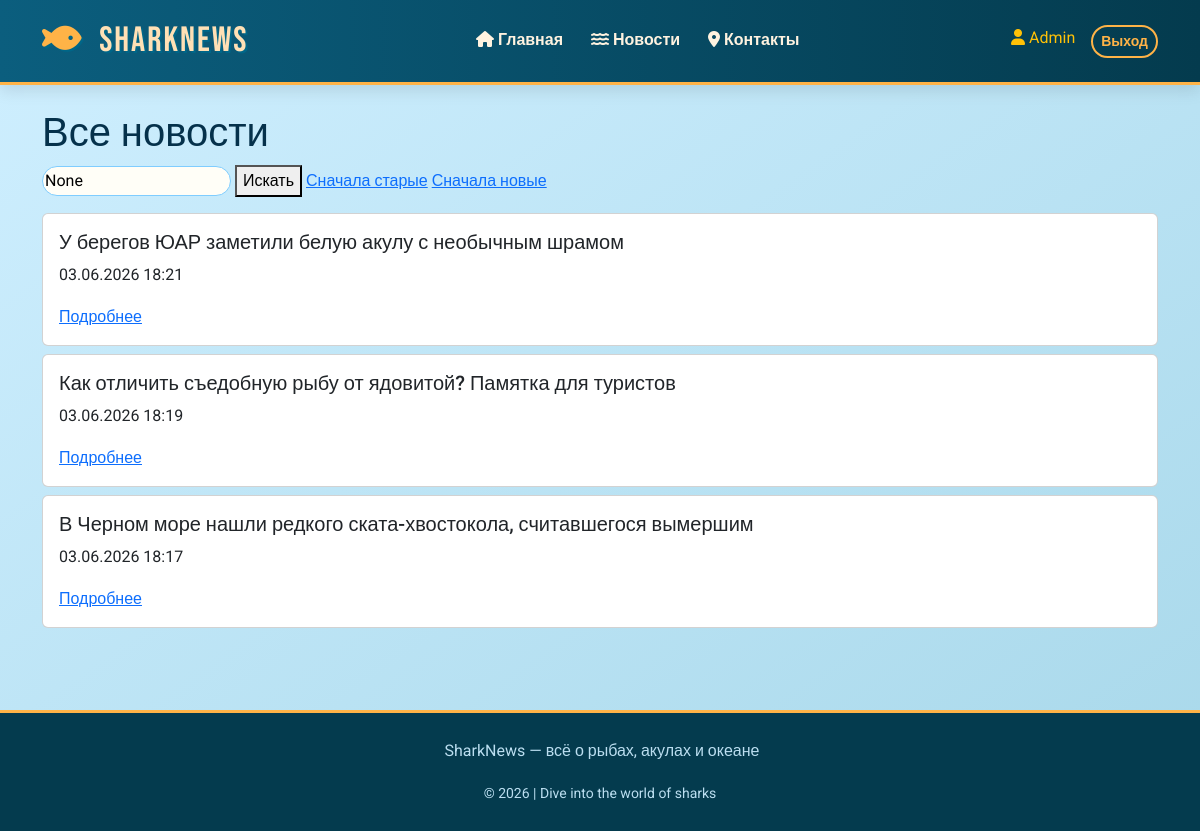
The page /news/ (signed in) on the database its author committed.
### newsapp/models.py (models this page shows)
class News(models.Model):
    title = models.CharField(max_length=200)
    content = models.TextField()
    author = models.ForeignKey(User, on_delete=models.CASCADE)
    pub_date = models.DateTimeField(default=timezone.now)
    image = models.ImageField(upload_to='news/', blank=True, null=True)

### newsapp/views.py (the view)
# urls.py: path('news/', views.news_list, name='news_list'),
def news_list(request):
    news = News.objects.all()
    search = request.GET.get('search')
    if search:
        news = news.filter(title__icontains=search)
    sort = request.GET.get('sort')
    if sort == 'asc':
        news = news.order_by('pub_date')
    else:
        news = news.order_by('-pub_date')
    return render(request, 'news_list.html', {'news': news, 'search': search})

### newsapp/templates/news_list.html
{% extends 'base.html' %}
{% block content %}
<h1>Все новости</h1>
<form method="get" class="mb-3">
    <input name="search" value="{{ search }}" placeholder="Поиск по названию">
    <button type="submit">Искать</button>
    <a href="?sort=asc">Сначала старые</a>
    <a href="?sort=desc">Сначала новые</a>
</form>
{% for item in news %}
    <div class="card mb-2">
        <div class="card-body">
            <h5>{{ item.title }}</h5>
            <p>{{ item.pub_date|date:"d.m.Y H:i" }}</p>
            <a href="/news/{{ item.id }}/">Подробнее</a>
        </div>
    </div>
{% empty %}
    <p>Новостей не найдено.</p>
{% endfor %}
{% endblock %}

### newsapp/templates/base.html (shortened to what this page needs)
<!DOCTYPE html>
<html lang="ru">
<head>
    <link href="https://cdn.jsdelivr.net/npm/bootstrap@5.3.0/dist/css/bootstrap.min.css" rel="stylesheet">
    <link rel="stylesheet" href="https://cdnjs.cloudflare.com/ajax/libs/font-awesome/6.0.0-beta3/css/all.min.css">
</head>
<body>
<nav class="navbar navbar-expand-lg navbar-marine">
    <div class="container">
        <a class="navbar-brand" href="/">
            <i class="fas fa-fish"></i> SharkNews
        </a>
        <div class="collapse navbar-collapse" id="marineNav">
            <ul class="navbar-nav mx-auto">
                <li class="nav-item"><a class="nav-link" href="/"><i class="fas fa-home"></i> Главная</a></li>
                <li class="nav-item"><a class="nav-link" href="/news/"><i class="fas fa-water"></i> Новости</a></li>
                <li class="nav-item"><a class="nav-link" href="/contacts/"><i class="fas fa-map-marker-alt"></i> Контакты</a></li>
            </ul>
            <div class="d-flex">
                {% if user.is_authenticated %}
                    <span class="text-warning me-3"><i class="fas fa-user"></i> {{ user.username }}</span>
                    <a href="/logout/" class="btn btn-outline-light btn-sm">Выход</a>
                {% else %}
                    <a href="/login/" class="btn btn-outline-light me-2">Вход</a>
                    <a href="/register/" class="btn btn-coral">Регистрация</a>
                {% endif %}
            </div>
        </div>
    </div>
</nav>
<div class="container py-4">
    {% block content %}
    {% endblock %}
</div>
<footer class="footer-deep text-center">
    <div class="container">
        <p> SharkNews — всё о рыбах, акулах и океане</p>
        <small>© 2026 | Dive into the world of sharks</small>
    </div>
</footer>
</body>
</html>

### newsapp/templates/base.html (style rules this page uses)
:root { --deep-ocean: #0b3b4f; --wave-blue: #2c7da0; --coral: #ff7e67; --sand: #f9e7c2; --light-cyan: #d9f0f7; }
body { font-family: 'Roboto', sans-serif; background: linear-gradient(145deg, #cfefff 0%, #a8d8ea 100%); color: #05314b; line-height: 1.6; }
.navbar-marine { background: linear-gradient(90deg, #0b5e7e, #043b4e); border-bottom: 3px solid #ffb347; box-shadow: 0 6px 15px rgba(0,0,0,0.1); }
.navbar-brand { font-family: 'Bebas Neue', cursive; font-size: 2.2rem; letter-spacing: 2px; color: #ffe0b5 !important; text-shadow: 2px 2px 0 #006688; }
.navbar-brand i { color: #ffb347; margin-right: 8px; }
.nav-link { font-weight: 600; color: #fff3e0 !important; margin: 0 6px; transition: 0.2s; border-bottom: 2px solid transparent; }
.btn-outline-light { border: 2px solid #ffb347; color: #ffb347; border-radius: 30px; font-weight: bold; }
input, textarea, select { border-radius: 20px !important; border: 1px solid #7fcdff !important; background: #fffef7 !important; }
.footer-deep { background: #043b4e; color: #bbdef0; margin-top: 50px; padding: 25px 0; border-top: 3px solid #ffb347; }

### rows shown on the page
News: title "У берегов ЮАР заметили белую акулу с необычным шрамом", pub_date "03.06.2026 18:21"
News: title "Как отличить съедобную рыбу от ядовитой? Памятка для туристов", pub_date "03.06.2026 18:19"
News: title "В Черном море нашли редкого ската-хвостокола, считавшегося вымершим", pub_date "03.06.2026 18:17"

### other values the page prints
{{ user.username }} "Admin"
